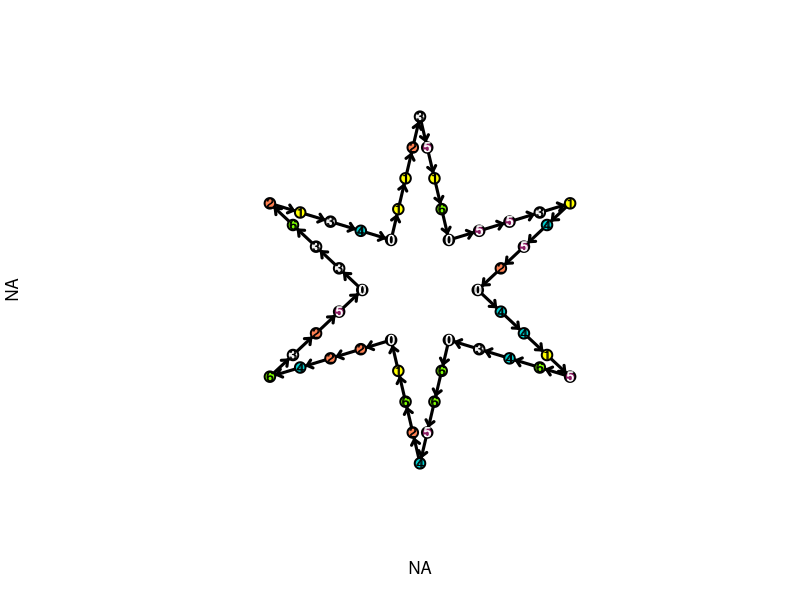

Here is the R script that generated this plot:

circle <- cbind(sin(1:24/24 * 2 * pi), cos(1:24/24 * 2 * pi))
deca <- cbind(sin(0:12/12 * 2 * pi),cos(0:12/12 * 2 * pi))
plot(NA, NA, xlim = c(-2, 2), ylim = c(-2, 2), axes = FALSE, asp=1)
#polygon(circle, col='black')
#lines(deca)
mult <- 3
modifier <- rep(c(mult, 1), 7)[1:13]
shuriken <- .6 * modifier * deca
lines(shuriken, lwd=3)
shuriken <- shuriken[c(12, 1:12), ]
#shuriken <- shuriken[c(2:13, 1), ]
#shuriken[, 1] <- shuriken[, 1]
# for (i in 1:13) text(shuriken[i, 1], shuriken[i, 2], i)



shuriken2 <- matrix(NA, 0, 2)
interp <- 0:3/4
shuriken
for (i in 1:12) {
  shuriken2 <- rbind(shuriken2, t(t(interp)) %*% shuriken[i+1, , drop = FALSE] + t(t(1-interp)) %*% shuriken[i, ,drop=FALSE])
}
shuriken2 <- rbind(shuriken2, shuriken[1, ])
points(shuriken2)

colortable <- c( 0,
  1, 1, 2, 3, 5, 1, 6, 0, 
  5, 5, 3, 1, 4, 5, 2, 0, 
  4, 4, 1, 5, 6, 4, 3, 0, 
  6, 6, 5, 4, 2, 6, 1, 0, 
  2, 2, 4, 6, 3, 2, 5, 0, 
  3, 3, 6, 2, 1, 3, 4
) + 1

colors <- c("black","yellow","coral",
            "gray94", "cyan3", 
            "maroon4", "lawngreen")
tcolors <- c("white","black","black",
            "black", "black", 
            "white", "black")

theta <- 0.7
scaling <- 0.2
rotmat1 <- rbind(t(c(cos(theta), sin(theta))),
                 t(c(-sin(theta), cos(theta))))


for (i in 1:48) {
  polygon(shuriken2[i, 1] + 0.06 * circle[, 1],
          shuriken2[i, 2] + 0.06 * circle[, 2],
          col='black')
  polygon(shuriken2[i, 1] + 0.05 * circle[, 1],
          shuriken2[i, 2] + 0.05 * circle[, 2],
          col=colors[colortable[i]])
  diff <- shuriken2[i+1,] - shuriken2[i,]
  endpt <- shuriken2[i, ] + 0.77 * diff
  arrowtip <- scaling * rotmat1 %*% diff
  lines(endpt[1]+c(0, -arrowtip[1]),
        endpt[2]+c(0, -arrowtip[2]),
        lwd=3)
  arrowtip <- scaling * t(rotmat1) %*% diff
  lines(endpt[1]+c(0, -arrowtip[1]),
        endpt[2]+c(0, -arrowtip[2]),
        lwd=3)
  text(shuriken2[i, 1]-0.005, shuriken2[i, 2]+0.003, colortable[i]-1, 
       col = tcolors[colortable[i]], cex = 0.8)
  text(shuriken2[i, 1]+0.005, shuriken2[i, 2]+0.003, colortable[i]-1, 
       col = tcolors[colortable[i]], cex = 0.8)
}



#lines(shuriken %*% rotmat1)
#lines(shuriken %*% t(rotmat1))
